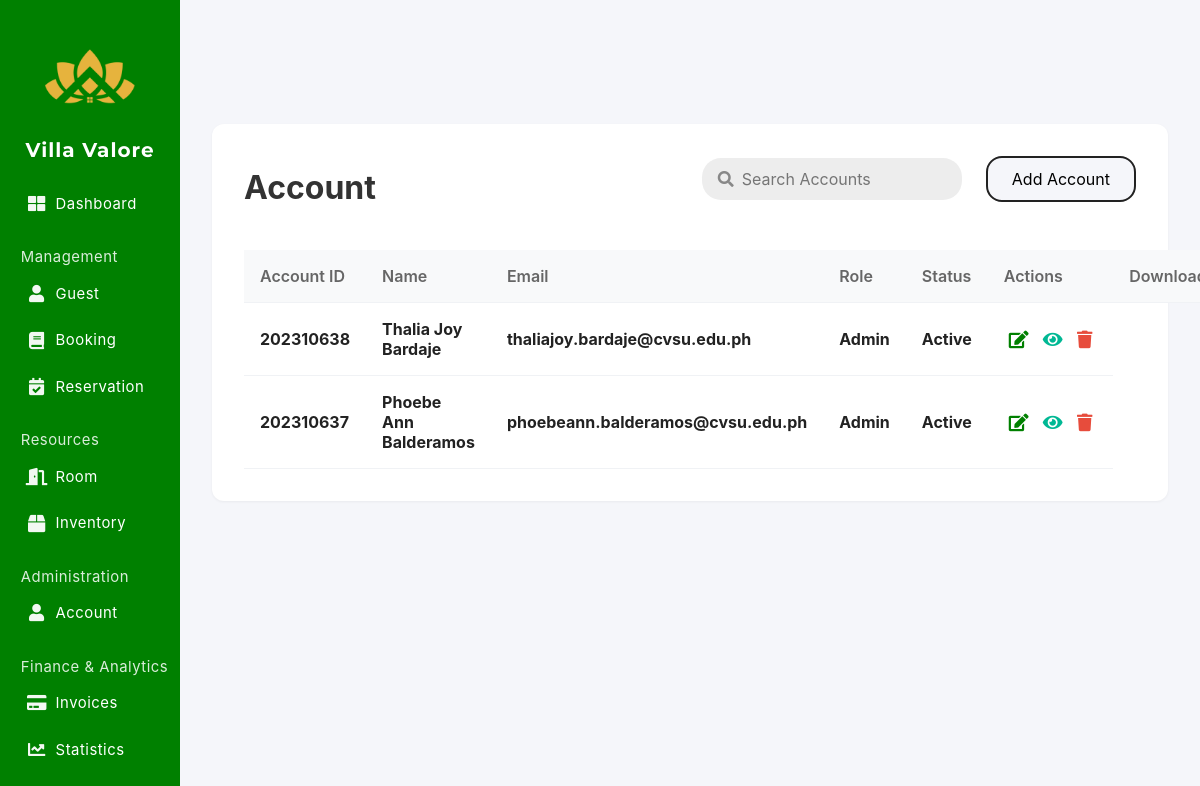
Screenshot of /admin/account.php with the database file from the repository.
### tables this page shows
CREATE TABLE `account` (
  `accountID` int(11) NOT NULL,
  `FirstName` varchar(255) NOT NULL,
  `LastName` varchar(255) NOT NULL,
  `Email` varchar(255) NOT NULL,
  `Password` varchar(255) NOT NULL,
  `PhoneNumber` bigint(11) NOT NULL,
  `AccountType` enum('','Staff','Admin','') NOT NULL,
  `Status` enum('Active','Inactive','','') NOT NULL
);

### admin/account.php (the view, shortened to what this page needs)
<?php
include 'connections.php';
$where = [];
$params = [];
if (count($where) > 0) {
  $sql = "SELECT * FROM account WHERE " . implode(' AND ', $where) . " ORDER BY accountID DESC";
  $stmt = $conn->prepare($sql);
  if ($params) {
    $types = str_repeat('s', count($params));
    $stmt->bind_param($types, ...$params);
  }
  $stmt->execute();
  $resResult = $stmt->get_result();
} else {
  $resQuery = "SELECT * FROM account ORDER BY accountID DESC";
  $resResult = $conn->query($resQuery);
}
?>
<!DOCTYPE html>
<html lang="en">
<head>
  <link rel="stylesheet" href="https://cdnjs.cloudflare.com/ajax/libs/font-awesome/5.15.4/css/all.min.css">
</head>
<body>
<div class="layout-container">
    <div class="sidebar" id="sidebar">
        <div class="sidebar-logo">
            <img src="images/villavalorelogo.png" alt="Villa Valore Logo">
        </div>
        <div class="sidebar-title">Villa Valore</div>
        <div class="sidebar-nav-center">
            <div class="nav-section">
                <a class="nav-link" href="index.php"><i class="fas fa-th-large"></i><span>Dashboard</span></a>
            </div>
            <div class="nav-section">
                <span class="sidebar-section-label">Management</span>
                <a class="nav-link" href="student.php"><i class="fas fa-user"></i><span>Guest</span></a>
                <a class="nav-link" href="booking.php"><i class="fas fa-book"></i><span>Booking</span></a>
                <a class="nav-link" href="reservation.php"><i class="fas fa-calendar-check"></i><span>Reservation</span></a>
            </div>
            <div class="nav-section">
                <span class="sidebar-section-label">Resources</span>
                <a class="nav-link" href="room.php"><i class="fas fa-door-open"></i><span>Room</span></a>
                <a class="nav-link" href="inventory.php"><i class="fas fa-box"></i><span>Inventory</span></a>
            </div>
            <div class="nav-section">
                <span class="sidebar-section-label">Administration</span>
                <a class="nav-link" href="account.php"><i class="fas fa-user"></i><span>Account</span></a>
            </div>
            <div class="nav-section">
                <span class="sidebar-section-label">Finance & Analytics</span>
                <a class="nav-link" href="payment.php"><i class="fas fa-credit-card"></i><span>Invoices</span></a>
                <a class="nav-link" href="statistics.php"><i class="fas fa-chart-line"></i><span>Statistics</span></a>
            </div>
        </div>
    </div>
    </div>
    <div class="main-content" id="mainContent">
    <div class="reservation-section">
      <div style="display: flex; align-items: center; justify-content: space-between; margin-bottom: 1.5rem;">
        <h1 style="margin-bottom: 0; border-bottom: 4px solid rgb(255, 255, 255); display: inline-block; padding-bottom: 0.2rem;">Account</h1>
        <div class="search-filter-bar">
          <div class="search-wrapper">
            <i class="fas fa-search search-icon"></i>
            <input type="text" id="searchInput" class="search-input" placeholder="Search Accounts">
          </div>
          <button class="create-btn" id="createBtn">Add Account</button>
        </div>
      </div>
      <table class="reservation-table">
        <thead>
          <tr>
            <th>Account ID</th>
            <th>Name</th>
            <th>Email</th>
            <th>Role</th>
            <th>Status</th>
            <th>Actions</th>
            <th>Download</th>
          </tr>
        </thead>
        <tbody>
        <?php if ($resResult && $resResult->num_rows > 0): ?>
          <?php while($row = $resResult->fetch_assoc()): ?>
          <tr data-id="<?php echo $row['accountID']; ?>">
            <td><b><?php echo $row['accountID']; ?></b></td>
            <td><b><?php echo htmlspecialchars($row['FirstName']) . ' ' . htmlspecialchars($row['LastName']); ?></b></td>
            <td><b><?php echo htmlspecialchars($row['Email']); ?></b></td>
            <td><b><?php echo htmlspecialchars($row['AccountType']); ?></b></td>
            <td><b><?php echo htmlspecialchars($row['Status']); ?></b></td>
            <td>
              <div class="action-group">
                <button type="button" class="action-btn edit-btn"
                  data-id="<?php echo $row['accountID']; ?>"
                  data-firstname="<?php echo htmlspecialchars($row['FirstName']); ?>"
                  data-lastname="<?php echo htmlspecialchars($row['LastName']); ?>"
                  data-email="<?php echo htmlspecialchars($row['Email']); ?>"
                  data-password="<?php echo htmlspecialchars($row['Password']); ?>"
                  data-phonenumber="<?php echo htmlspecialchars($row['PhoneNumber']); ?>"
                  data-accounttype="<?php echo htmlspecialchars($row['AccountType']); ?>"
                  data-status="<?php echo htmlspecialchars($row['Status']); ?>"
                ><i class="fas fa-edit"></i></button>
                <button type="button" class="action-btn view-btn"
                  data-id="<?php echo $row['accountID']; ?>"
                  data-firstname="<?php echo htmlspecialchars($row['FirstName']); ?>"
                  data-lastname="<?php echo htmlspecialchars($row['LastName']); ?>"
                  data-email="<?php echo htmlspecialchars($row['Email']); ?>"
                  data-password="<?php echo htmlspecialchars($row['Password']); ?>"
                  data-phonenumber="<?php echo htmlspecialchars($row['PhoneNumber']); ?>"
                  data-accounttype="<?php echo htmlspecialchars($row['AccountType']); ?>"
                  data-status="<?php echo htmlspecialchars($row['Status']); ?>"
                ><i class="fas fa-eye"></i></button>
                <button type="button" class="action-btn delete-btn"
                  data-id="<?php echo $row['accountID']; ?>"
                ><i class="fas fa-trash"></i></button>
              </div>
            </td>
          </tr>
          <?php endwhile; ?>
        <?php else: ?>
          <tr><td colspan="6">No accounts found.</td></tr>
        <?php endif; ?>
        </tbody>
      </table>
    </div>
  </div>
</body>
</html>

### admin/account.php (style rules this page uses)
* { margin: 0; padding: 0; box-sizing: border-box; font-family: 'Inter', sans-serif; }
body { background-color: #f5f6fa; }
.layout-container { display: flex; min-height: 100vh; }
.sidebar { width: 180px; background: #008000; min-height: 100vh; padding: 0.5rem 0; color: white; position: fixed; left: 0; top: 0; bottom: 0; z-index: 1000; transition: left 0.3s, width 0.3s; display: flex; flex-direction: column; align-items: center; }
.sidebar-logo { width: 90px; height: 90px; margin: 1.5rem auto 1rem auto; display: flex; align-items: center; justify-content: center; }
.sidebar-logo img { width: 90px; height: 90px; object-fit: contain; border-radius: 0; border: none; background: transparent; box-shadow: none; }
.sidebar-title { display: block; font-size: 1.25rem; font-weight: 700; text-align: center; margin-bottom: 1.5rem; letter-spacing: 1px; font-family: 'Montserrat', 'Segoe UI', Arial, sans-serif; color: #fff; text-shadow: 0 1px 2px rgba(0,0,0,0.08); }
.sidebar .nav-section { width: 100%; display: flex; flex-direction: column; align-items: flex-start; padding-left: 1rem; }
.sidebar .nav-section:not(:last-child) { margin-bottom: 1rem; }
.sidebar .nav-link { display: flex; flex-direction: row; align-items: center; justify-content: flex-start; padding: 0.35rem 0.6rem; color: white; text-decoration: none; font-size: 0.93rem; margin-bottom: 0.15rem; border-radius: 5px; width: 90%; transition: background-color 0.2s; height: 36px; gap: 0.5rem; }
.sidebar .nav-link i { margin: 0; width: 22px; text-align: center; font-size: 1.08rem; opacity: 0.95; }
.sidebar .nav-link span { font-size: 0.93rem; margin-top: 0; display: block; text-align: left; letter-spacing: 0.5px; }
.sidebar-nav-center { flex: 1; display: flex; flex-direction: column; justify-content: flex-start; width: 100%; align-items: flex-start; }
.main-content { flex: 1; padding: 2rem; margin-left: 180px; margin-top: 60px; overflow-x: hidden; transition: margin-left 0.3s; }
:root { --theme-green: #008000; --theme-green-dark: #005c00; --theme-green-light: #90ee90; --action-edit: #008000; --action-view: #00b894; --action-delete: #e74c3c; }
body { background-color: #f5f6fa; display: flex; }
.reservation-section { max-width: 1200px; margin: 2rem auto; background: #fff; border-radius: 12px; box-shadow: 0 1px 3px rgba(0,0,0,0.05); padding: 2rem; }
h1 { font-size: 2rem; margin-bottom: 1.5rem; color: #333; }
.reservation-table { width: 100%; border-collapse: collapse; }
.reservation-table th, .reservation-table td { padding: 1rem; border-bottom: 1px solid #f0f2f5; text-align: left; }
.reservation-table th { background: #f8f9fa; color: #666; font-weight: 600; }
.reservation-table td { color: #222; font-weight: 500; }
.action-group { display: flex; gap: 0.3rem; justify-content: center; align-items: center; }
.action-btn { display: inline-flex; align-items: center; justify-content: center; border: none; outline: none; border-radius: 50%; padding: 0.3rem; font-size: 1.1rem; background: none; cursor: pointer; transition: background 0.18s, color 0.18s; box-shadow: none; }
.action-btn.edit-btn i { color: var(--action-edit); }
.action-btn.view-btn i { color: var(--action-view); }
.action-btn.delete-btn i { color: var(--action-delete); }
.action-btn i { font-size: 1em; margin: 0; }
.reservation-table td:nth-child(6) { text-align: center; vertical-align: middle; }
.search-filter-bar { display: flex; align-items: center; gap: 1rem; margin-bottom: 1.5rem; }
.search-input { padding: 0.7rem 2.5rem 0.7rem 2.5rem; border-radius: 1.2rem; border: none; background: #ededed; font-size: 1rem; width: 260px; outline: none; }
.search-icon { position: absolute; left: 1rem; top: 50%; transform: translateY(-50%); color: #888; }
.search-wrapper { position: relative; display: flex; align-items: center; }
.filter-btn, .create-btn { padding: 0.7rem 1.5rem; border-radius: 1rem; border: 2px solid #222; background: #f5f6fa; font-size: 1rem; cursor: pointer; margin-left: 0.5rem; transition: background 0.2s, color 0.2s; }
.reservation-table td:last-child { text-align: center; vertical-align: middle; }
.sidebar-section-label { display: block; color: #fff; font-size: 0.93rem; font-weight: 400; opacity: 0.85; margin: 0.5rem 0 0.1rem 0.1rem; padding-left: 0.2rem; letter-spacing: 0.5px; cursor: default; user-select: none; }
.sidebar .nav-section { width: 100%; display: flex; flex-direction: column; align-items: flex-start; padding-left: 1rem; gap: 0.5rem; margin-bottom: 0; }

### rows the page displays
account: accountID "202310638", FirstName "Thalia Joy", LastName "Bardaje", Email "thaliajoy.bardaje@cvsu.edu.ph", AccountType "Admin", Status "Active"
account: accountID "202310637", FirstName "Phoebe Ann", LastName "Balderamos", Email "phoebeann.balderamos@cvsu.edu.ph", AccountType "Admin", Status "Active"
